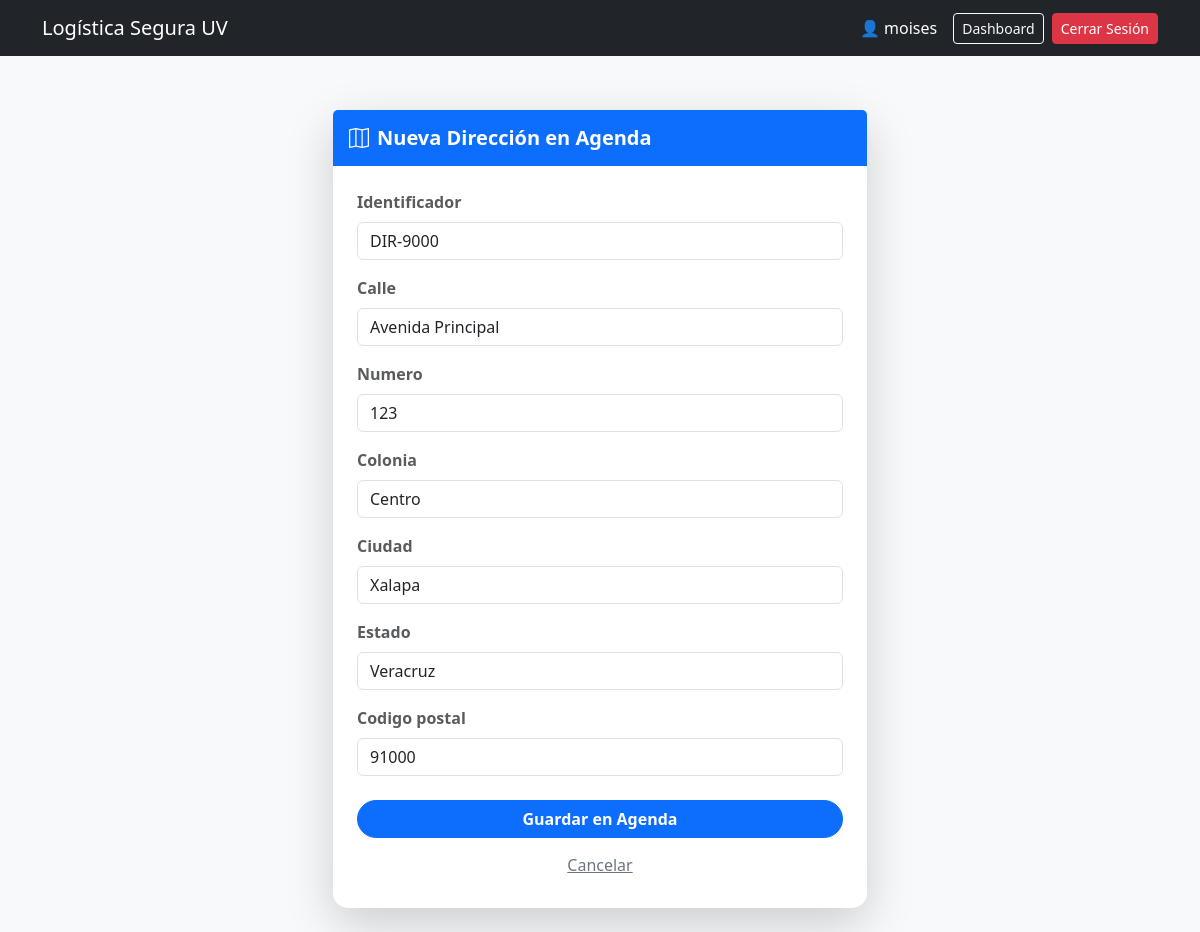
Screenshot of /clientes/direcciones/6/editar/ (signed in) with the database file from the repository.
### apps/clientes/models.py (models this page shows, shortened)
class Direccion(models.Model):
    cliente = models.ForeignKey(Cliente, on_delete=models.CASCADE, related_name='direcciones')
    TIPO_CHOICES = [
        ('ORIGEN', 'Origen / Recolección'),
        ('DESTINO', 'Destino / Entrega'),
        ('RESGUARDO', 'Resguardo Interno'),
    ]
    validador_id_dir = RegexValidator(
        regex=r'^DIR-[0-9]{4,8}$',
        message="El identificador de dirección debe iniciar con 'DIR-' seguido de 4 a 8 números."
    )
    identificador = models.CharField(max_length=20, unique=True, validators=[validador_id_dir])
    calle = models.CharField(max_length=100)
    numero = models.CharField(max_length=20)
    colonia = models.CharField(max_length=100)
    ciudad = models.CharField(max_length=100)
    estado = models.CharField(max_length=50)
    validador_cp = RegexValidator(
        regex=r'^\d{5}$',
        message="El código postal debe contener exactamente 5 dígitos."
    )
    codigo_postal = models.CharField(max_length=5, validators=[validador_cp])
    tipo = models.CharField(max_length=15, choices=TIPO_CHOICES)
    creado_en = models.DateTimeField(auto_now_add=True)
    actualizado_en = models.DateTimeField(auto_now=True)

### apps/clientes/views.py (the view)
# urls.py: path('direcciones/<int:pk>/editar/', views.editar_direccion, name='editar_direccion'),
@login_required
def editar_direccion(request, pk):
    cliente_perfil = Cliente.objects.get(correo=request.user.email)
    direccion = get_object_or_404(Direccion, pk=pk, cliente=cliente_perfil)
    if request.method == 'POST':
        form = DireccionForm(request.POST, instance=direccion)
        if form.is_valid():
            form.save()
            messages.success(request, "Dirección actualizada correctamente.")
            return redirect('clientes:listar_direcciones')
    else:
        form = DireccionForm(instance=direccion)
    return render(request, 'clientes/registrar_direccion.html', {'form': form})

### apps/clientes/forms.py
class DireccionForm(forms.ModelForm):
    class Meta:
        model = Direccion
        fields = [
            'identificador', 'calle', 'numero', 'colonia',
            'ciudad', 'estado', 'codigo_postal',
        ]
    def __init__(self, *args, **kwargs):
        super(DireccionForm, self).__init__(*args, **kwargs)
        for field in self.fields.values():
            field.widget.attrs.update({'class': 'form-control'})

### templates/clientes/registrar_direccion.html (shortened to what this page needs)
{% extends 'base.html' %}
{% block content %}
<div class="container py-4">
    <div class="row justify-content-center">
        <div class="col-md-8 col-lg-6">
            <div class="card shadow-lg border-0" style="border-radius: 15px;">
                <div class="card-header bg-primary text-white py-3 border-0">
                    <h5 class="mb-0 fw-bold"><i class="bi bi-map me-2"></i>Nueva Dirección en Agenda</h5>
                </div>
                <div class="card-body p-4">
                    <form method="POST">
                        <div class="row g-3">
                            {% for field in form %}
                            <div class="col-12">
                                <label class="form-label fw-semibold text-muted">{{ field.label }}</label>
                                {{ field }}
                            </div>
                            {% endfor %}
                        </div>
                        <div class="mt-4 d-grid">
                            <button type="submit" class="btn btn-primary rounded-pill fw-bold">Guardar en
                                Agenda</button>
                            <a href="{% url 'bienes:lista_bienes' %}"
                                class="btn btn-link text-secondary mt-2">Cancelar</a>
                        </div>
                    </form>
                </div>
            </div>
        </div>
    </div>
</div>
{% endblock %}

### templates/base.html (shortened to what this page needs)
<!DOCTYPE html>
<html lang="es-mx">
<head>
    <link href="https://cdn.jsdelivr.net/npm/bootstrap@5.3.0/dist/css/bootstrap.min.css" rel="stylesheet">
    <link rel="stylesheet" href="https://cdn.jsdelivr.net/npm/bootstrap-icons@1.11.1/font/bootstrap-icons.css">
</head>
<body>
    <nav class="navbar navbar-expand-lg navbar-dark bg-dark">
        <div class="container">
            <a class="navbar-brand" href="{% url 'dashboard' %}">Logística Segura UV</a>
            <div class="d-flex text-white align-items-center">
                {% if user.is_authenticated %}
                <span class="me-3">👤 {{ user.username }}</span>
                <a href="{% url 'dashboard' %}" class="btn btn-sm btn-outline-light me-2">Dashboard</a>
                <form method="POST" action="{% url 'logout' %}" class="m-0">
                    <button type="submit" class="btn btn-sm btn-danger">Cerrar Sesión</button>
                </form>
                {% endif %}
            </div>
        </div>
    </nav>
    <div class="container">
        {% block content %}
        {% endblock %}
    </div>
</body>
</html>

### templates/base.html (style rules this page uses)
body { background-color: #f8f9fa; }
.navbar { margin-bottom: 30px; }

### rows the page displays
Direccion: form "DIR-9000" "Avenida Principal" "123" "Centro" "Xalapa" "Veracruz" "91000"

### other values shown
{{ user.username }} "moises"
{{ field.label }} "Identificador" "Calle" "Numero" "Colonia" "Ciudad" "Estado" "Codigo postal"
